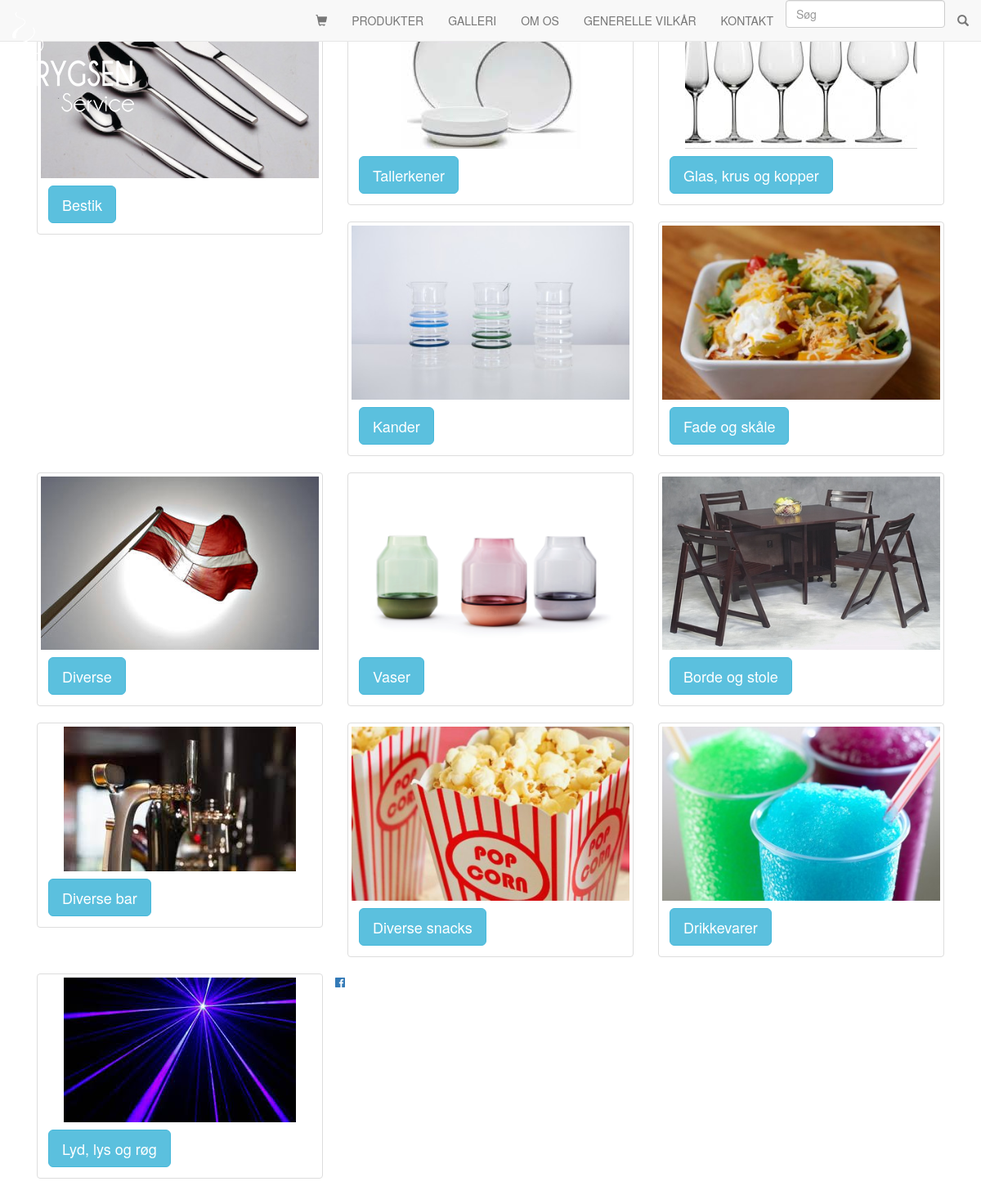
Page /produkter.php on the committed database.
### tables this page shows
CREATE TABLE `categories` (
  `id` int(11) NOT NULL,
  `name` varchar(60) NOT NULL,
  `img` varchar(128) NOT NULL
);

### produkter.php (the view, shortened to what this page needs)
<?php include 'includes/header.php' ?>
<?php
$servername = "localhost";
$username = "root";
$password = "";
try {
    $conn = new PDO("mysql:host=$servername;dbname=trygprodukt", $username, $password);
    $conn->setAttribute(PDO::ATTR_ERRMODE, PDO::ERRMODE_EXCEPTION);
    }
catch(PDOException $e)
    {
    echo "Connection failed: " . $e->getMessage();
    }
$stmt = $conn->prepare("SELECT * FROM categories");
$stmt->execute();
$results = $stmt->fetchAll(PDO::FETCH_ASSOC);
?>
<div class="container" id="produkter">
<?php
    foreach ($results as $result) { ?>
    <div id="categories-list" >
            <div class="item  col-xs-8 col-lg-4">
                <div class="thumbnail">
                    <img class="group list-group-image" src="images/kategorier/<?php echo $result["img"]; ?>">
                    <div class="caption">
                        <button type="button" class="btn btn-info btn-lg" data-toggle="modal" data-target="#myModal"><?php echo $result["name"]; ?></button>
                    </div>
                </div>
            </div>
</div>
  <?php
} ?>
<?php include 'includes/footer.php' ?>

### includes/header.php (shortened to what this page needs)
<!DOCTYPE html>
<html lang="da">
<head>
    <link rel="stylesheet" href="css/bootstrap.css">
    <link href="css/stylesheet.sass" rel="stylesheet" type="text/css">
    <link rel="stylesheet" href="https://maxcdn.bootstrapcdn.com/font-awesome/4.5.0/css/font-awesome.min.css">
</head>
<body id="myPage" data-spy="scroll" data-target=".navbar" data-offset="50">
    <nav class="navbar navbar-default navbar-fixed-top">
        <div class="container-fluid">
            <nav class="navbar-header">
                <a class="navbar-brand" href="index.php"><img class="logo" src="images/logohvid.png"></a>
            </nav>
            <div class="collapse navbar-collapse" id="myNavbar">
                <ul class="nav navbar-nav navbar-right">
                    <li><a href="#"><span class="glyphicon glyphicon-shopping-cart" data-toggle="modal" data-target="#myModal"></span></a></li>
                    <li><a href="produkter.php">PRODUKTER</a></li>
                    <li><a href="galleri.php">GALLERI</a></li>
                    <li><a href="about.php">OM OS</a></li>
                    <li><a href="handelsbetingelser.php">GENERELLE VILKÅR</a></li>
                    <li><a href="kontakt.php">KONTAKT</a></li>
                    <li class="soegefelt"><input type="text" class="form-control" placeholder="Søg"></li>
                    <li><a href="#"><span class="glyphicon glyphicon-search"></span></a></li>
                </ul>
            </div>
        </div>
    </nav>

### includes/footer.php
<footer>
  <a class="facebookknap" href="https://www.facebook.com/Trygsen-Service-Udlejning-203150059699908/?fref=ts">
    <i class="fa fa-facebook-official fa-5" aria-hidden="true"></i></a>
</footer>

### rows in the picture
categories: img (picture), name "Bestik"
categories: img (picture), name "Tallerkener"
categories: img (picture), name "Glas, krus og kopper"
categories: img (picture), name "Kander"
categories: img (picture), name "Fade og skåle"
categories: img (picture), name "Diverse"
categories: img (picture), name "Vaser"
categories: img (picture), name "Borde og stole"
categories: img (picture), name "Diverse bar"
categories: img (picture), name "Diverse snacks"
categories: img (picture), name "Drikkevarer"
categories: img (picture), name "Lyd, lys og røg"
